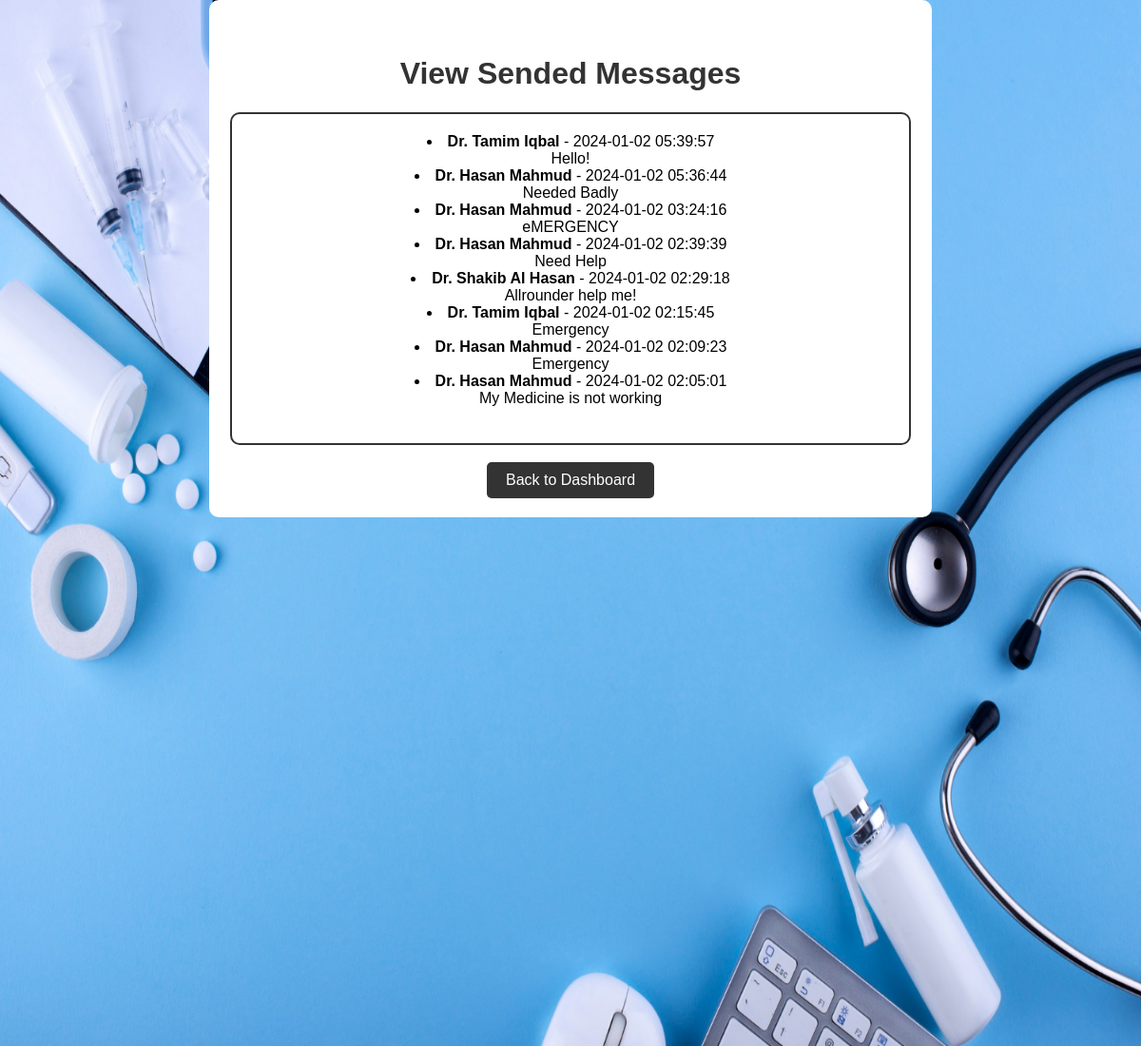
The app's page /views/view_messages.php (signed in) with its own data.
### tables this page shows
CREATE TABLE `messages` (
  `id` int(11) NOT NULL,
  `patient_id` int(11) NOT NULL,
  `counselor_id` int(11) NOT NULL,
  `message` text NOT NULL,
  `timestamp` timestamp NOT NULL DEFAULT current_timestamp()
);

CREATE TABLE `counselors` (
  `id` int(11) NOT NULL,
  `name` varchar(255) NOT NULL,
  `email` varchar(255) NOT NULL,
  `phone` varchar(15) NOT NULL,
  `note` text DEFAULT NULL
);

### controllers/view_messages_controller.php (called while the page is built, shortened)
<?php
require_once "../models/db.php";
$patientId = $_SESSION["patient_id"];
$sql = "SELECT m.*, c.name AS counselor_name
        FROM messages m
        JOIN counselors c ON m.counselor_id = c.id
        WHERE m.patient_id = $patientId
        ORDER BY m.timestamp DESC";
$result = $conn->query($sql);
?>

### views/view_messages.php (the view, shortened to what this page needs)
<?php require_once "../controllers/view_messages_controller.php"; ?>
<!DOCTYPE html>
<html lang="en">
<head>
    <link rel="stylesheet" type="text/css" href="../css/rate.css">
</head>
<body>
    <div style="background-image: url('../img/medicine-blue-background-flat-lay.jpg');background-size: 100% 1100px; width: 100%; height: 1100px">
        <div id="header">
            <center>
                <br>
                <h1>View Sended Messages</h1>
                <fieldset>
                <?php while ($row = $result->fetch_assoc()): ?>
                    <div class="message-container">
                        <li><strong><?php echo $row["counselor_name"]; ?></strong> - <?php echo $row["timestamp"]; ?><br>
                        <?php echo $row["message"]; ?></li>
                    </div>
                <?php endwhile; ?>
                <br>
                </fieldset>
                <br><a href="dashboard.php">Back to Dashboard</a>
            </center>
        </div>
    </div>
</body>
</html>

### css/rate.css (style rules this page uses)
body { font-family: 'Arial', sans-serif; margin: 0; }
#header { background-color: #ffffff; padding: 20px; border-radius: 10px; width: 60%; margin: 0 auto; }
h1 { color: #333; }
fieldset { border: 2px solid #333; padding: 20px; border-radius: 10px; }
a { text-decoration: none; color: #4285f4; display: inline-block; padding: 10px 20px; background-color: #333; color: #fff; border-radius: 5px; transition: background-color 0.3s; }

### records on screen
messages: counselor.name "Dr. Tamim Iqbal", timestamp "2024-01-02 05:39:57", message "Hello!"
messages: counselor.name "Dr. Hasan Mahmud", timestamp "2024-01-02 05:36:44", message "Needed Badly"
messages: counselor.name "Dr. Hasan Mahmud", timestamp "2024-01-02 03:24:16", message "eMERGENCY"
messages: counselor.name "Dr. Hasan Mahmud", timestamp "2024-01-02 02:39:39", message "Need Help"
messages: counselor.name "Dr. Shakib Al Hasan", timestamp "2024-01-02 02:29:18", message "Allrounder help me!"
messages: counselor.name "Dr. Tamim Iqbal", timestamp "2024-01-02 02:15:45", message "Emergency"
messages: counselor.name "Dr. Hasan Mahmud", timestamp "2024-01-02 02:09:23", message "Emergency"
messages: counselor.name "Dr. Hasan Mahmud", timestamp "2024-01-02 02:05:01", message "My Medicine is not working"
